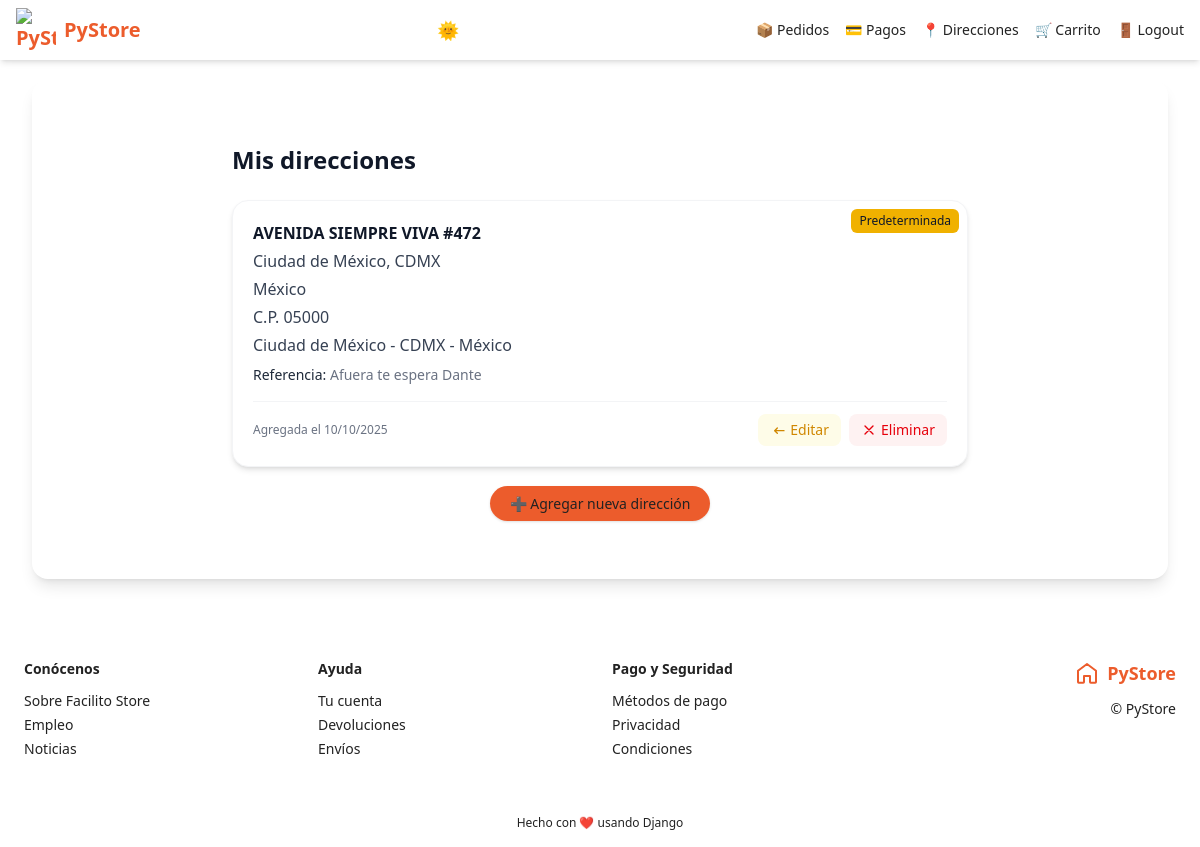
/direcciones/ (signed in), run on an earlier commit of the app's database.
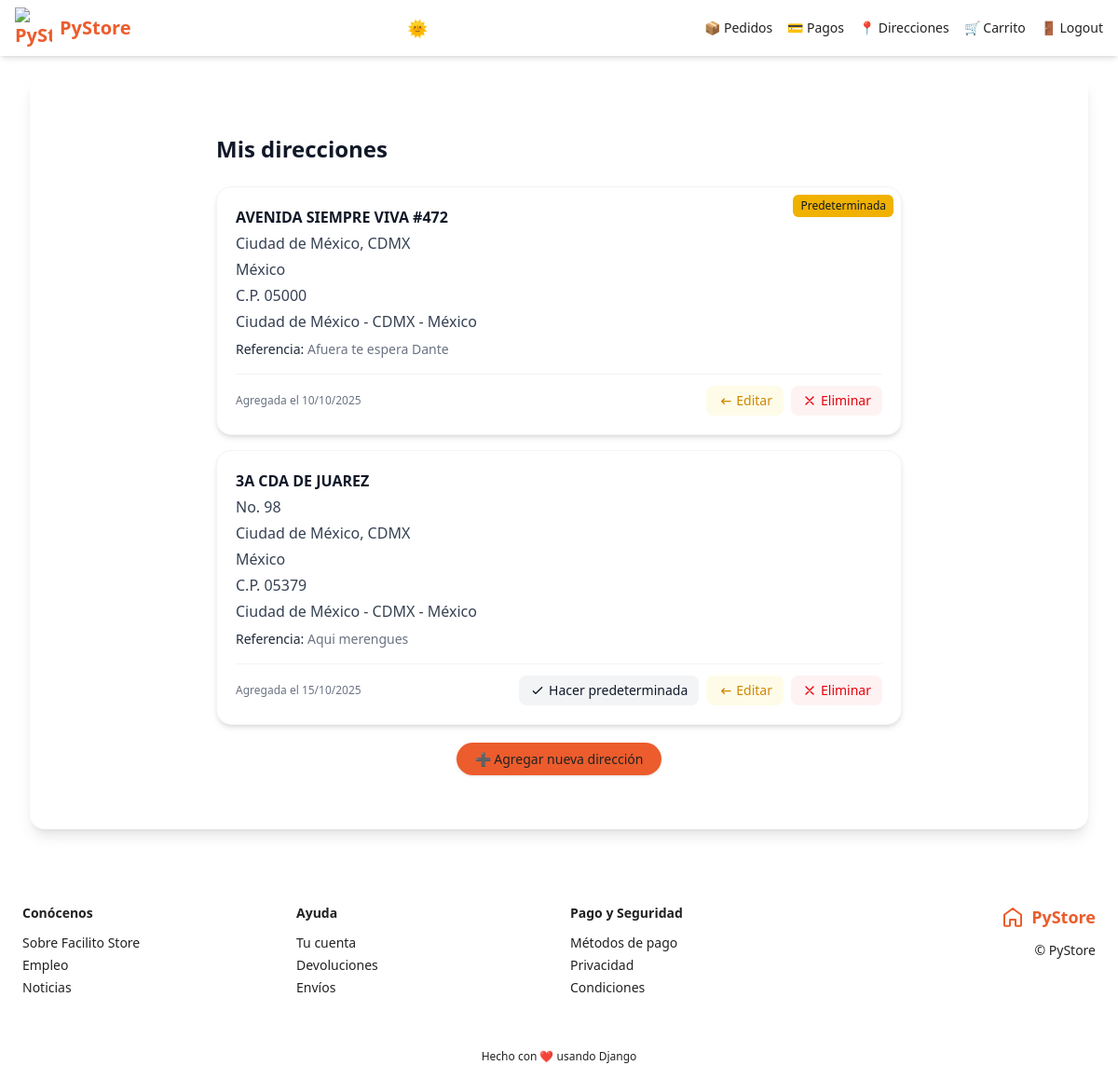
And on a later commit of the database.
### shipping_addresses/models.py (models this page shows, shortened)
class ShippingAddress(models.Model):
    user = models.ForeignKey(User, null=False, blank=False, on_delete=models.CASCADE)
    line1 = models.CharField(max_length=200)
    line2 = models.CharField(max_length=200, blank=True)
    city = models.CharField(max_length=100)
    state = models.CharField(max_length=100)
    country = models.CharField(max_length=50)
    reference = models.CharField(max_length=300)
    postal_code = models.CharField(max_length=10, null=False, blank=False)
    default = models.BooleanField(default=False)
    created_at = models.DateTimeField(auto_now_add=True)
    @property
    def address(self):
      return '{} - {} - {}'.format(self.city, self.state, self.country)

### shipping_addresses/views.py (the view)
# urls.py: path('', views.ShippingAddressListView.as_view(), name='shipping_addresses'),
class ShippingAddressListView(LoginRequiredMixin, ListView):
    login_url = 'login'
    model = ShippingAddress
    template_name = 'shipping_addresses/shipping_addresses.html'
    def get_queryset(self):
        return ShippingAddress.objects.filter(user=self.request.user).order_by('-default')

### carts/models.py (called while the page is built)
def set_cart_id(sender, instance, *args, **kwargs):
    if not instance.cart_id:
        instance.cart_id = str(uuid.uuid4())

### carts/utils.py (called while the page is built)
def get_or_create_cart(request):
    user = request.user if request.user.is_authenticated else None
    cart_id = request.session.get('cart_id')  # <-- Este debe guardar el uuid
    print("🛍 session cart_id:", cart_id)
    cart = Cart.objects.filter(cart_id=cart_id).first()
    print("📦 found cart:", cart)
    if cart is None:
        cart = Cart.objects.create(user=user)
        print("🆕 created new cart:", cart.cart_id)
    if user and cart.user is None:
        cart.user = user
        cart.save()
    request.session['cart_id'] = cart.cart_id
    print("💾 saved to session:", request.session['cart_id'])
    return cart

### facilito_store/context_processors.py (called while the page is built)
def cart_item_count(request):
    count = 0
    if request.user.is_authenticated:
        cart = get_or_create_cart(request)
        if cart:
            cart_products = cart.cartproducts_set.filter(quantity__gt=0)
            count = sum(cp.quantity for cp in cart_products)
    return {'cart_item_count': count}

### shipping_addresses/templates/shipping_addresses/shipping_addresses.html (shortened to what this page needs)
{% extends 'base.html' %}
{% block content %}
<div class="max-w-3xl mx-auto py-8 px-4">
  <h2 class="title mb-6">Mis direcciones</h2>
  {% if object_list %}
  <div class="space-y-4">
    {% for address in object_list %}
    {% include 'shipping_addresses/snippets/shipping_address.html' with edit=True %}
    {% endfor %}
  </div>
  <div class="mt-6 text-center">
    <a href="{% url 'shipping_addresses:create' %}" class="px-5 py-2 rounded-full font-medium text-sm transition shadow"
      style="background-color: rgb(var(--color-primary)); color: rgb(var(--color-bg-card));">
      ➕ Agregar nueva dirección
    </a>
  </div>
  {% endif %}
</div>
{% endblock %}

### shipping_addresses/templates/shipping_addresses/snippets/shipping_address.html
<div
  class="relative bg-white dark:bg-gray-900 rounded-2xl shadow-md hover:shadow-lg transition p-5 border border-gray-100 dark:border-gray-700 mt-4">
  {% if address.default %}
  <span
    class="absolute top-2 right-2 bg-yellow-500 dark:bg-yellow-400 text-gray-900 dark:text-gray-900 text-xs font-medium px-2 py-1 rounded-md">
    Predeterminada
  </span>
  {% endif %}
  <div class="space-y-1">
    <p class="text-gray-900 dark:text-gray-100 font-semibold">{{ address.line1 }}</p>
    {% if address.line2 %}
    <p class="text-gray-700 dark:text-gray-300">{{ address.line2 }}</p>
    {% endif %}
    <p class="text-gray-700 dark:text-gray-300">{{ address.city }}, {{ address.state }}</p>
    <p class="text-gray-700 dark:text-gray-300">{{ address.country }}</p>
    <p class="text-gray-700 dark:text-gray-300">C.P. {{ address.postal_code }}</p>
    <p class="text-gray-700 dark:text-gray-300">{{ address.address }}</p>
    {% if address.reference %}
    <p class="text-sm text-gray-500 dark:text-gray-400 mt-2">
      <span class="font-medium text-gray-800 dark:text-gray-200">Referencia:</span> {{ address.reference }}
    </p>
    {% endif %}
  </div>
  <div
    class="mt-4 flex flex-col md:flex-row md:justify-between md:items-center border-t border-gray-100 dark:border-gray-700 pt-3 gap-2">
    <p class="text-xs text-gray-500 dark:text-gray-400">
      Agregada el {{ address.created_at|date:"d/m/Y" }}
    </p>
    {% if edit %}
    <div class="flex flex-wrap gap-2">
      {% if not address.default %}
      <a href="{% url 'shipping_addresses:default' address.pk %}"
        class="inline-flex items-center gap-1 bg-gray-100 dark:bg-gray-700 text-gray-900 dark:text-gray-100 text-sm font-medium px-3 py-1.5 rounded-lg hover:bg-gray-200 dark:hover:bg-gray-600 transition">
        <svg xmlns="http://www.w3.org/2000/svg" class="w-4 h-4" fill="none" viewBox="0 0 24 24" stroke="currentColor">
          <path stroke-linecap="round" stroke-linejoin="round" stroke-width="2" d="M5 13l4 4L19 7" />
        </svg>
        Hacer predeterminada
      </a>
      {% endif %}
      <a href="{% url 'shipping_addresses:update' address.pk %}"
        class="inline-flex items-center gap-1 bg-yellow-50 dark:bg-yellow-500 text-yellow-600 dark:text-gray-900 text-sm font-medium px-3 py-1.5 rounded-lg hover:bg-yellow-100 dark:hover:bg-yellow-400 transition">
        <svg xmlns="http://www.w3.org/2000/svg" class="w-4 h-4" fill="none" viewBox="0 0 24 24" stroke="currentColor">
          <path stroke-linecap="round" stroke-linejoin="round" stroke-width="2" d="M11 17l-4-4m0 0l4-4m-4 4h14" />
        </svg>
        Editar
      </a>
      <a href="{% url 'shipping_addresses:delete' address.pk %}"
        class="inline-flex items-center gap-1 bg-red-50 dark:bg-red-600 text-red-600 dark:text-white text-sm font-medium px-3 py-1.5 rounded-lg hover:bg-red-100 dark:hover:bg-red-500 transition">
        <svg xmlns="http://www.w3.org/2000/svg" class="w-4 h-4" fill="none" viewBox="0 0 24 24" stroke="currentColor">
          <path stroke-linecap="round" stroke-linejoin="round" stroke-width="2" d="M6 18L18 6M6 6l12 12" />
        </svg>
        Eliminar
      </a>
    </div>
    {% endif %}
  </div>
</div>

What changed in the data, as far as the page shows it:
added ShippingAddress: line1 "3A CDA DE JUAREZ", line2 "No. 98", city "Ciudad de México", state "CDMX", country "México", postal_code "05379", address "Ciudad de México - CDMX - México", reference "Aqui merengues", created_at "15/10/2025", default False (drawn)
